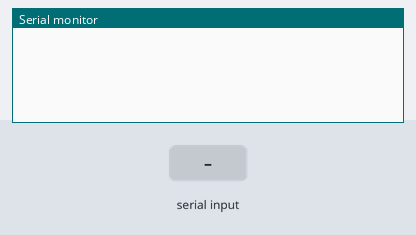
Bench run of a sketch on a simulated Arduino Uno, built with avr-gcc and run on an emulated ATmega328P. Shown: the last lines printed to the serial monitor. The test bench sets the inputs (shaded band).

Above: at 1.2 s.
1.3 s: "o" received over Serial
At 2.2 s:
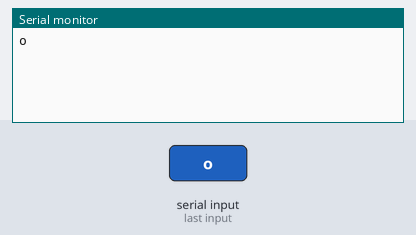
2.8 s: "u" received over Serial
At 3.4 s:
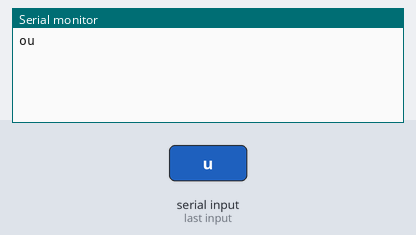

The sketch:

Arduino_AS_FDTI.ino
```cpp
//The data sender board
/*The TX (Data Send) of this chip is connected to the RX
(Data Receive) pin of the other chip*/
//Also connect the ground pins of both chips.

void setup(){
  	Serial.begin(9600);
}

void loop(){

 if (Serial.available())
  {
    char command = Serial.read();

    if (command == 'o')
    {
      Serial.write(command);

    }
    else if (command == 'u')
    {
      Serial.write(command);
    }

  }
}
```

Measured:
- after the input at 1.3 s, the serial monitor: prints a new line at once (image 1)
- after the input at 2.8 s, the serial monitor: prints a new line at once (image 2)
